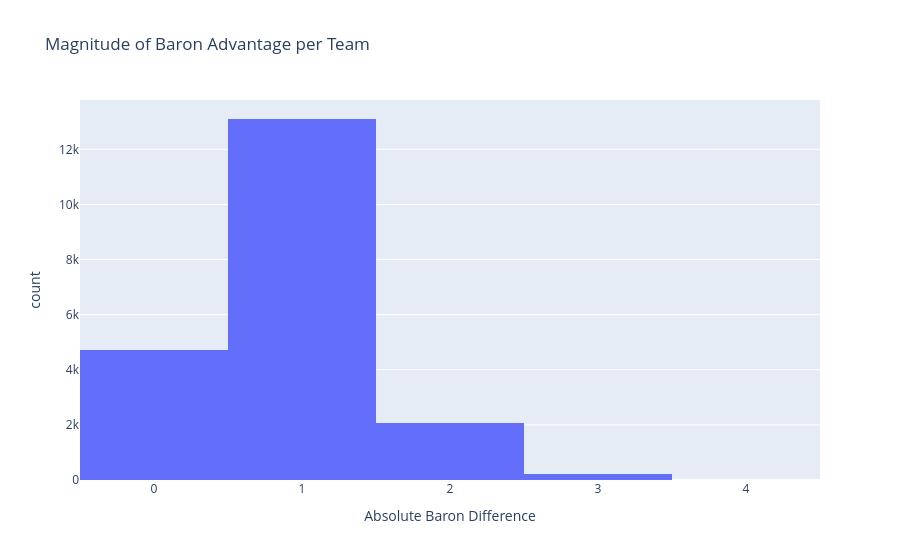

The code cell stored with this chart in its notebook:
### Markdown cell above
## Step 2: Data Cleaning and Exploratory Data Analysis

### Code cell
px.histogram(
    short,
    x=short["barons_diff"].abs(),
    title="Magnitude of Baron Advantage per Team",
    nbins=6,
    labels={"x": "Absolute Baron Difference"}
)

### Figure 1 — Plotly figure (JSON) as saved in the notebook; plotly's stock layout.template omitted (floating-point values rounded to 4 significant figures; data arrays with more than 128 entries replaced by an {"elided": "..."} marker saying what was removed)
{"data": [{"alignmentgroup": "True", "bingroup": "x", "hovertemplate": "Absolute Baron Difference=%{x}<br>count=%{y}<extra></extra>", "legendgroup": "", "marker": {"color": "#636efa", "pattern": {"shape": ""}}, "name": "", "nbinsx": 6, "offsetgroup": "", "orientation": "v", "showlegend": false, "type": "histogram", "x": {"elided": "20106 int values"}, "xaxis": "x", "yaxis": "y"}], "layout": {"barmode": "relative", "legend": {"tracegroupgap": 0}, "title": {"text": "Magnitude of Baron Advantage per Team"}, "xaxis": {"anchor": "y", "domain": [0, 1], "title": {"text": "Absolute Baron Difference"}}, "yaxis": {"anchor": "x", "domain": [0, 1], "title": {"text": "count"}}}}
